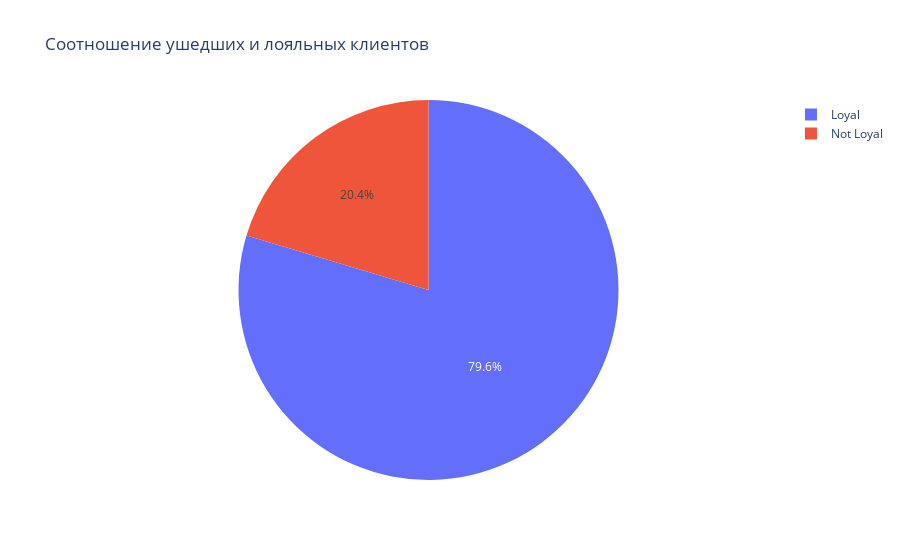

Notebook cell for this chart:
### Code cell
import pandas as pd
import seaborn as sns
import matplotlib.pyplot as plt
import plotly.express as px
plt.style.use('default')

churn_data = pd.read_csv('data/churn.csv')
churn_data.head()

def get_credit_score_cat(credit_score):
    if credit_score >= 300 and credit_score < 500:
        return "Very_Poor"
    elif credit_score >= 500 and credit_score < 601:
        return "Poor"
    elif credit_score >= 601 and credit_score < 661:
        return "Fair"
    elif credit_score >= 661 and credit_score < 781:
        return "Good"
    elif credit_score >= 781 and credit_score < 851:
        return "Excellent"
    elif credit_score >= 851:
        return "Top"
    elif credit_score < 300:
        return "Deep"
    

churn_data['CreditScoreCat'] = churn_data['CreditScore'].apply(get_credit_score_cat)


def get_active(is_active_member):
    if is_active_member == 1:
        return 'Loyal'
    else:
        return 'Not Loyal'


churn_data['pie'] = churn_data['Exited'].apply(get_active)
churn_data['Exited'] = churn_data['Exited'].value_counts()



fig = px.pie(churn_data, values='Exited', names='pie',title='Соотношение ушедших и лояльных клиентов',labels={1:'Лояльные клиенты',0:'Ушедшие клиенты'})
fig.show()
#9.1.

### Figure 1 — Plotly figure (JSON) as saved in the notebook; plotly's stock layout.template omitted (floating-point values rounded to 4 significant figures; data arrays with more than 128 entries replaced by an {"elided": "..."} marker saying what was removed)
{"data": [{"domain": {"x": [0, 1], "y": [0, 1]}, "hovertemplate": "pie=%{label}<br>Exited=%{value}<extra></extra>", "labels": {"elided": "10000 str values"}, "legendgroup": "", "name": "", "showlegend": true, "type": "pie", "values": {"elided": "10000 int values"}}], "layout": {"legend": {"tracegroupgap": 0}, "title": {"text": "Соотношение ушедших и лояльных клиентов"}}}
